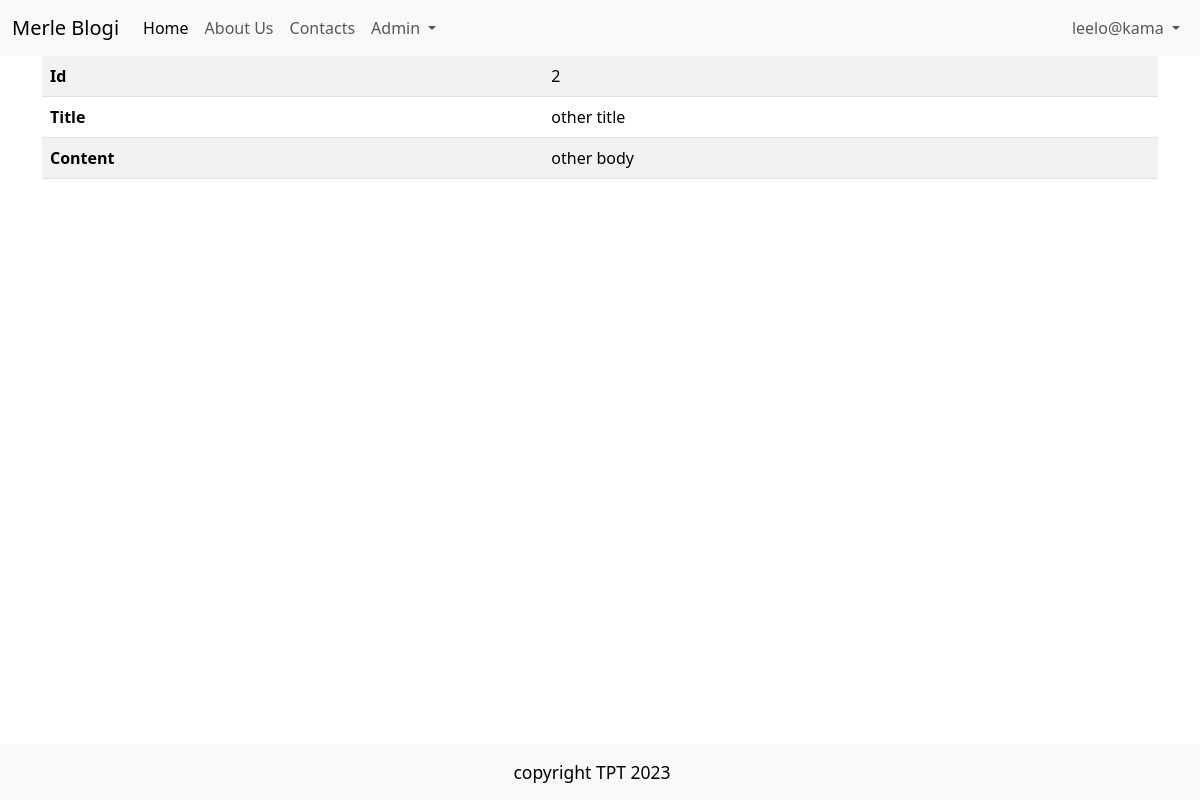
/admin/articles/show?id=2 (signed in), run on the app's committed database.
### tables this page shows
CREATE TABLE users
(
    id       integer
        constraint users_pk
            primary key autoincrement,
    email    text not null
        constraint users_pk2
            unique,
    password text not null
);

CREATE TABLE "articles"
(
    id    integer
        constraint articles_pk
            primary key autoincrement,
    title text not null,
    body  text
);

### src/Controllers/ArticlesController.php (called while the page is built, shortened)
<?php
class ArticlesController {
    public function show() {
        $article = Article::find($_GET['id']);
        include 'views/articles/show.php';
    }
}

### src/DB.php (called while the page is built, shortened)
<?php
class DB {
    public $conn;
    public function __construct()
    {
        try {
            $this->conn = new PDO("sqlite:" . __DIR__ . "/../db.sqlite");
            $this->conn->setAttribute(PDO::ATTR_ERRMODE, PDO::ERRMODE_EXCEPTION);
        } catch(PDOException $e) {
            echo "Connection failed: " . $e->getMessage();
          }
    }
    public function find($table, $class, $id){
        $stmt = $this->conn->prepare("SELECT * FROM $table WHERE id=$id");
        $stmt->execute();
        $stmt->setFetchMode(PDO::FETCH_CLASS, $class);
        return $stmt->fetch();
    }
}

### src/Models/Model.php (called while the page is built, shortened)
<?php
class Model {
    public static $table;
    public static function find($id) {
        $db = new DB();
        return $db ->find(static::$table, static::class, $id);
    }
}

### src/Models/User.php (called while the page is built, shortened)
<?php
class User extends Model{
    public static function auth() {
        if(isset($_SESSION['user_id'])) {
            return User::find($_SESSION['user_id']);
        }
            return null;
    }
}

### helpers.php (called while the page is built, shortened)
<?php
function auth(){
    return User::auth();
}

### views/articles/show.php (the view)
<?php include 'views/partials/header.php' ?>
    <table class="table table-striped table-hover">
        <tr>
            <th>Id</th>
            <td><?=$article->id?></td>
        </tr>
        <tr>
            <th>Title</th>
            <td><?=$article->title?></td>
        </tr>
        <tr>
            <th>Content</th>
            <td><?=$article->body?></td>
        </tr>
    </table>
<?php include 'views/partials/footer.php' ?>

### views/partials/nav.php (shortened to what this page needs)
<nav class="navbar navbar-expand-lg bg-body-tertiary">
  <div class="container-fluid">
    <a class="navbar-brand" href="/">Merle Blogi</a>
    <div class="collapse navbar-collapse justify-content-between" id="navbarNav">
      <ul class="navbar-nav">
        <li class="nav-item">
          <a class="nav-link active" aria-current="page" href="/">Home</a>
        </li>
        <li class="nav-item">
          <a class="nav-link" href="/about">About Us</a>
        </li>
        <li class="nav-item">
          <a class="nav-link" href="/contacts">Contacts</a>
        </li>
        <?php if(auth()): ?>
        <li class="nav-item dropdown">
          <a class="nav-link dropdown-toggle" href="#" role="button" data-bs-toggle="dropdown" aria-expanded="false">
            Admin
          </a>
        </li>
        <?php endif ?>
      </ul>
      <ul class="navbar-nav">
        <?php if(auth()): ?>
          <li class="nav-item dropdown">
            <a class="nav-link dropdown-toggle" href="#" role="button" data-bs-toggle="dropdown" aria-expanded="false">
            <?=auth()->email?>
            </a>
        </li>
        <?php endif ?>
    </ul>
    </div>
  </div>
</nav>

### data on the page
users: email "leelo@kama"
articles: id "2", title "other title", body "other body"
